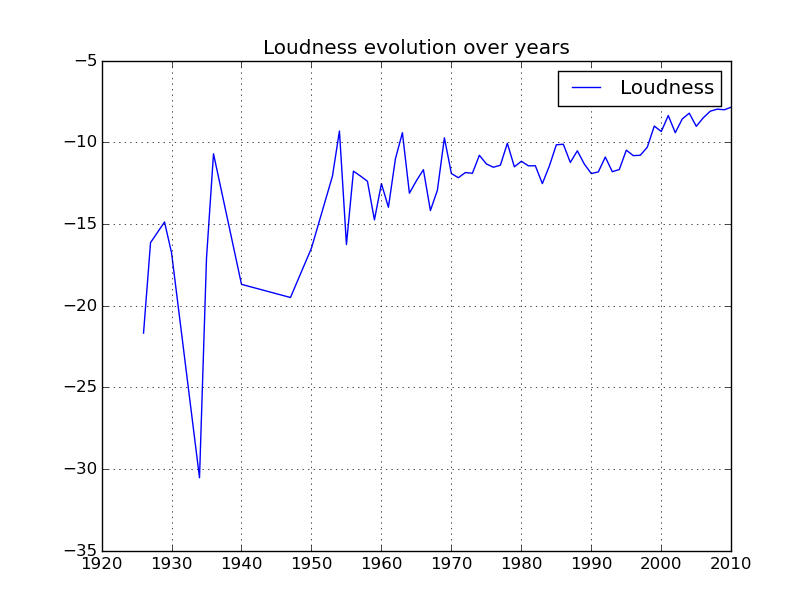

Generate this figure with Python:
#! /usr/bin/python

import matplotlib.pyplot as plt

loudness = [line.split() for line in open("task1.in", "r").readlines()]
print loudness
plt.plot([int(elem[0]) for elem in loudness[1:]], [float(elem[1]) for elem in loudness[1:]], label="Loudness")
plt.grid(True)
plt.legend()
plt.title("Loudness evolution over years")
plt.show()
